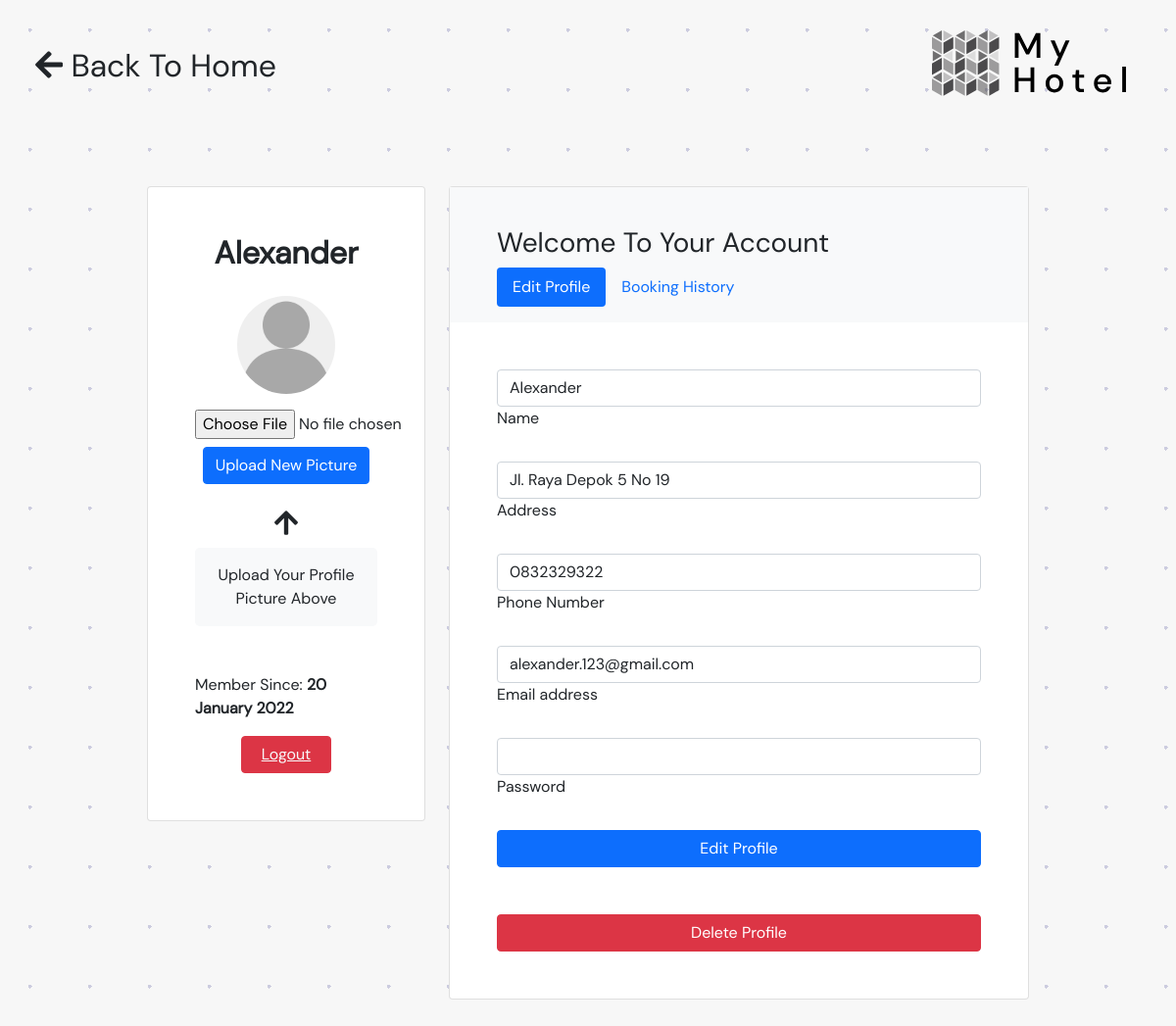
/profile.php?id=6 (signed in), run on the app's committed database.
### tables this page shows
CREATE TABLE `users` (
  `id` int(11) NOT NULL,
  `name` varchar(50) NOT NULL,
  `address` varchar(255) NOT NULL,
  `phone` varchar(15) NOT NULL,
  `email` varchar(50) NOT NULL,
  `password` varchar(100) NOT NULL,
  `created_date` date NOT NULL DEFAULT current_timestamp(),
  `role` enum('user','not_user') NOT NULL
);

### profile.php (the view, shortened to what this page needs)
<!DOCTYPE html>
<html lang="en">
    <head>
        <link href="https://cdn.jsdelivr.net/npm/bootstrap@5.1.3/dist/css/bootstrap.min.css" rel="stylesheet">
        <link rel="stylesheet" href="https://use.fontawesome.com/releases/v5.15.4/css/all.css"/>
        <link rel="stylesheet" href="fonts/stylesheet.css">
        <link rel="stylesheet" href="styles/submenu.css">
        <link href="https://unpkg.com/aos@2.3.1/dist/aos.css" rel="stylesheet">
    </head>
<?php
include_once 'conn.php';
$sql = "SELECT id, name, address, phone, email, password FROM users WHERE id = '$_GET[id]'";
$result = $conn->query($sql);
if ($result->num_rows > 0) {
    $row = $result->fetch_assoc();
}
?>
<body id="profile-page">
    <section id="wrapper">
        <div class="row ">
            <div class="col-6 p-5 ">
                <a href="home.php" class="text-decoration-none text-dark"><h2><i class="fas fa-arrow-left"></i> Back To Home</h2>
                </a>
            </div>
            <div class="col-6">
                <img src="gambar/logo.svg" alt="" class="float-end mx-5">
            </div>
        </div>
        <div class="container">
            <div class="row mx-5 px-5 py-5">
                <div class="col-lg-4">
                    <div class="card" id="profile-card1">
                        <div class="card-body py-5 px-md-5">
                            <h2 class="text-center fw-bold mb-lg-4"><?php echo $row['name']; ?></h2>
                            <form action="upload_proses.php" method="post" enctype="multipart/form-data">
                                <?php
                                  $profilepicture = "SELECT id, picture, user_id FROM profilepic WHERE user_id = '$_GET[id]'";
                                  $hasil = $conn -> query($profilepicture);
                                  $row2 = $hasil -> fetch_assoc();
                                  if(isset($row2['user_id']) == NULL ){
                                    echo "<img src='gambar/profile-pic.jpg' alt='avatar' class='avatar d-block mx-auto my-3'>";
                                  } else {
                                    echo "<img src='$row2[picture]' alt='avatar' class='avatar d-block mx-auto my-3'>
                                    <a id='btn' class='btn btn-danger' href='delete_pic.php?id=$row[id]'>Delete Picture</a>";
                                  }
                                ?>
                                <input type="file" name="foto" accept=".png, .jpg, .jpeg"/>
                                <button id="btn-bg-hover" class="btn btn-primary d-block mx-auto border border-primary my-2" type="submit">
                                    Upload New Picture
                                </button>
                            </form>
                            <h3 class="text-center mt-4"><i class="fas fa-arrow-up"></i></h3>
                            <div class="card-body bg-light rounded-3 text-center">
                                Upload Your Profile Picture Above
                            </div>
                            <p class="mt-5">Member Since: <span class="fw-bold">20 January 2022</span></p>
                            <button class="d-grid gap-2 col-6 mx-auto btn btn-danger"><a class="text-light " href="logout.php">Logout</a></button>
                        </div>
                    </div>
                </div>
                <div class="col-lg-8">
                    <div class="card" id="profile-card2">
                        <div class="card-body px-md-5 bg-light">
                            <h3 class="pt-4">Welcome To Your Account</h3>
                            <ul class="nav nav-pills" id="pills-tab" role="tablist">
                                <li class="nav-item" role="presentation">
                                  <button class="nav-link active" id="pills-profile-tab" data-bs-toggle="pill" data-bs-target="#pills-home" type="button" role="tab" aria-controls="pills-home" aria-selected="true">Edit Profile</button>
                                </li>
                                <li class="nav-item" role="presentation">
                                  <button class="nav-link" id="pills-booking-tab" data-bs-toggle="pill" data-bs-target="#pills-profile" type="button" role="tab" aria-controls="pills-profile" aria-selected="false">Booking History</button>
                                </li>
                            </ul>
                        </div>
                        <div class="card-body py-5 px-md-5">
                            <div class="tab-content" id="myTabContent">
                                <div class="tab-pane fade show active" id="pills-home" role="tabpanel" aria-labelledby="pills-home-tab">
                                    <div>
                                        <form action="edit_proses.php" method="post">
                                            <div class="row">
                                              <div class="col-md mb-4">
                                                <div class="form-outline">
                                                  <input type="text" id="form3Example1" class="form-control" name="nama" value="<?php echo $row['name']; ?>"/>
                                                  <label class="form-label" for="form3Example1" >Name</label>
                                                </div>
                                              </div>
                                            </div>
                                            <div class="col-md mb-4">
                                              <div class="form-outline">
                                                <input type="text" id="form3Example2" class="form-control" name="address" value="<?php echo $row['address']; ?>" />
                                                <label class="form-label" for="form3Example2">Address</label>
                                              </div>
                                            </div>
                                            <div class="col-md mb-4">
                                              <div class="form-outline">
                                                <input type="text" id="form3Example22" class="form-control" name="phone" value="<?php echo $row['phone']; ?>" />
                                                <label class="form-label" for="form3Example22">Phone Number</label>
                                              </div>
                                            </div>
                                            <div class="form-outline mb-4">
                                              <input type="email" id="form3Example3" class="form-control" name="email" value="<?php echo $row['email']; ?>" />
                                              <label class="form-label" for="form3Example3" >Email address</label>
                                            </div>
                                            <div class="form-outline mb-4">
                                              <input type="password" id="form3Example3" name="password" class="form-control"  />
                                              <label class="form-label" for="form3Example3" >Password</label>
                                            </div>
                                            <div class="d-grid gap-2 ">
                                              <button type="submit" name="update" value="update" id="btn-bg-hover" class="btn btn-primary mb-5">
                                                  Edit Profile
                                              </button>
                                            </div>
                                          </form>
                                          <div class="d-grid gap-2 ">
                                              <?php
                                                echo "<a id='btn-bg-hover' class='btn btn-danger' role='button' href='delete_profile.php?id=$row[id]'>Delete Profile</a>"
                                              ?>
                                          </div>
                                    </div>
                                </div>
                            </div>
                        </div>
                    </div>
                </div>
            </div>
        </div>
    </section>
</body>
</html>

### styles/submenu.css (style rules this page uses)
#wrapper { font-family: 'DM Sans Regular' ; }
body { overflow-x: hidden; margin: 0; padding: 0; }
html { scroll-behavior: smooth !important; }
.avatar { vertical-align: middle; width: 100px; height: 100px; border-radius: 50%; }
#profile-page { background-image: radial-gradient(#ccccdf 2px, transparent 2px); background-size: 61px 61px; background-color: #f7f7f7; }

### data on the page
users: name "Alexander", nama "Alexander", address "Jl. Raya Depok 5 No 19", phone "0832329322", email "alexander.123@gmail.com"
